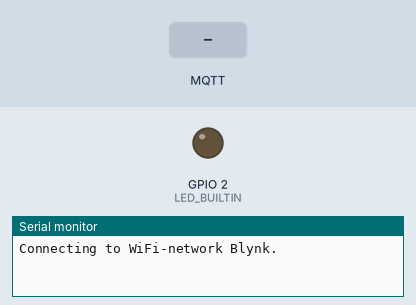
The program below on a simulated ESP32. On the bench: output pins drawn as LEDs (lit = HIGH), the last lines printed to the serial monitor. Dashed ring = blinking. The inputs (shaded band) are chosen by the test bench. WiFi joins after 1.5 s; servers stay silent unless stated; the local clock reads 2024-03-15 10:24:30 at power-on unless the program sets it; no MQTT or app messages arrive unless stated.

Above: at 0.1 s.
At 3.2 s:
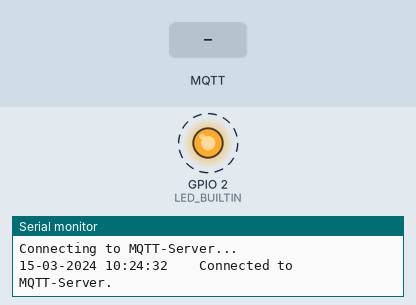
3.3 s: MQTT message "1" arrives on the first subscribed topic
At 4.6 s:
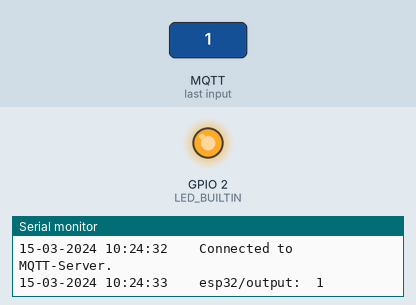
4.8 s: MQTT message "on" arrives on the first subscribed topic
6.3 s: MQTT message "off" arrives on the first subscribed topic
Timing chart, 0 to 9.3 s (numbered marks = the images above; inputs shaded):
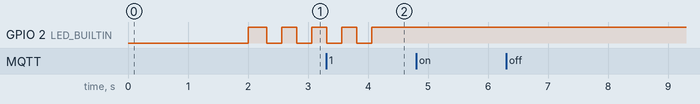

Measured:
- by itself, GPIO 2 (LED_BUILTIN): alternates HIGH for 0.25 s and LOW for 0.25 s, 4 changes in all, then stays HIGH

The program:

main.cpp
```cpp
#include <Arduino.h>
#include <WiFi.h>
#include <HardwareSerial.h>
#include <PubSubClient.h>
#include <time.h>

#define GMT_OFFSET_CET 3600
#define CEST_OFFSET 3600
#define BAUDRATE 115200
#define BUFLEN 16
#define MQTT_USER "UC2_USER"
#define MQTT_PASSWORD "YOUSEETOO_PASSWORD"

const char* SSID = "Blynk";
const char* PASSWORD = "12345678";
const char* NTP_SERVER = "de.pool.ntp.org";
const int MQTT_PORT = 1883;
unsigned long RECONNECT_DELAY = 2000;

int n_blinks = 1;
unsigned long delta_t = 0;
unsigned long reconnectTimer = 0;
unsigned long confirmTimer = 0;

String localIP;
String gatewayIP;
struct tm timeinfo;

WiFiClient espClient;
PubSubClient mqttClient(espClient);

String clientID = "ESP32";
char MQTT_SERVER[BUFLEN];
long lastMsg = 0;
char msg[50];
int value = 0;

bool updateTime(){
  return getLocalTime(&timeinfo);
}

void printLocalTime()
{
  if(updateTime()){
    Serial.print(&timeinfo, "\n%d-%m-%Y %H:%M:%S\t\t");
  }
}

void callback(char* topic, byte* message, unsigned int length) {
  printLocalTime();
  Serial.print(topic);
  Serial.print(":\t");
  String messageTemp;

  for (int i = 0; i < length; i++) {
    Serial.print((char)message[i]);
    messageTemp += (char)message[i];
  }
}

bool WiFiConnected(){
  bool connect = (WiFi.status() == WL_CONNECTED);
  if (!connect){
    digitalWrite(LED_BUILTIN, LOW);
    printLocalTime();
    Serial.print("Lost connection! Reconnecting in ");
    Serial.print(RECONNECT_DELAY/1000);
    Serial.print(" seconds...");
    delay(RECONNECT_DELAY);
  }
  return connect;
}

void setupMQTT(){
  mqttClient.setServer(MQTT_SERVER, 1883);
  mqttClient.setCallback(callback);
}

void reconnectMQTT(){
  if (WiFiConnected())
  {
    printLocalTime();
    if (mqttClient.connect(clientID.c_str(), MQTT_USER, MQTT_PASSWORD))
    {
      Serial.print("Connected to MQTT-Server.");
      mqttClient.subscribe("esp32/output");
      confirmTimer = millis();
    }
    else {
      Serial.print("\t\t\t\tFailed to connect to MQTT-Server ");
      Serial.print("(rc=");
      Serial.print(mqttClient.state());
      Serial.print("). Trying again in 5 seconds...");
      reconnectTimer = millis();
    }
  }
}

void setupWiFi(){
  Serial.print("\nConnecting to WiFi-network ");
  Serial.print(SSID);
  WiFi.begin(SSID, PASSWORD);

  while (WiFi.status() != WL_CONNECTED) {
    Serial.print(".");
    delay(1000);
  }
  digitalWrite(LED_BUILTIN, HIGH);
  configTime(GMT_OFFSET_CET, CEST_OFFSET, NTP_SERVER);

  localIP = WiFi.localIP().toString();
  gatewayIP = WiFi.gatewayIP().toString();
  gatewayIP.toCharArray(MQTT_SERVER, BUFLEN);

  printLocalTime();
  Serial.println("Connection established!");
  Serial.print("IP Address:\t\t\t");
  Serial.println(localIP);
  Serial.print("Default Gateway (MQTT-SERVER):\t");
  Serial.println(MQTT_SERVER);

}

void setup() {
  Serial.begin(BAUDRATE);
  pinMode(LED_BUILTIN, OUTPUT);
  setupWiFi();
  setupMQTT();
}

void loop() {

  if (!WiFiConnected()){
    esp_restart();
  }
  else{
    delta_t = millis() - reconnectTimer;
    if (!mqttClient.connected() && (delta_t > RECONNECT_DELAY))
    {
      Serial.print("\nConnecting to MQTT-Server...");
      reconnectMQTT();
    }
    mqttClient.loop();
  }

  delta_t = millis() - confirmTimer;
  if(delta_t < RECONNECT_DELAY){
    n_blinks = delta_t / 250;
    digitalWrite(LED_BUILTIN, (n_blinks % 2 == 0));
  }
  else if(n_blinks != 0)
  {
    digitalWrite(LED_BUILTIN, WiFi.status() == WL_CONNECTED);
    n_blinks = 0;
  }
}
```
